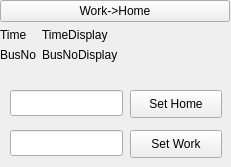
<?xml version="1.0" encoding="UTF-8"?>
<ui version="4.0">
 <class>MainWindow</class>
 <widget class="QMainWindow" name="MainWindow">
  <property name="geometry">
   <rect>
    <x>0</x>
    <y>0</y>
    <width>231</width>
    <height>167</height>
   </rect>
  </property>
  <property name="windowTitle">
   <string>ZuoBa</string>
  </property>
  <widget class="QWidget" name="centralwidget">
   <widget class="QWidget" name="verticalLayoutWidget">
    <property name="geometry">
     <rect>
      <x>0</x>
      <y>0</y>
      <width>230</width>
      <height>106</height>
     </rect>
    </property>
    <layout class="QVBoxLayout" name="verticalLayout">
     <item>
      <layout class="QFormLayout" name="formLayout">
       <property name="fieldGrowthPolicy">
        <enum>QFormLayout::AllNonFixedFieldsGrow</enum>
       </property>
       <item row="0" column="0" colspan="2">
        <layout class="QHBoxLayout" name="horizontalLayout">
         <item>
          <widget class="QPushButton" name="route">
           <property name="text">
            <string>Work-&gt;Home</string>
           </property>
          </widget>
         </item>
        </layout>
       </item>
       <item row="1" column="1">
        <widget class="QLabel" name="timedisplay">
         <property name="text">
          <string>TimeDisplay</string>
         </property>
        </widget>
       </item>
       <item row="2" column="0">
        <widget class="QLabel" name="busnolabel">
         <property name="text">
          <string>BusNo</string>
         </property>
        </widget>
       </item>
       <item row="1" column="0">
        <widget class="QLabel" name="timelabel">
         <property name="text">
          <string>Time</string>
         </property>
        </widget>
       </item>
       <item row="2" column="1">
        <widget class="QLabel" name="busnodisplay">
         <property name="text">
          <string>BusNoDisplay</string>
         </property>
        </widget>
       </item>
      </layout>
     </item>
    </layout>
   </widget>
   <widget class="QPushButton" name="sethomeaddress">
    <property name="geometry">
     <rect>
      <x>130</x>
      <y>90</y>
      <width>92</width>
      <height>28</height>
     </rect>
    </property>
    <property name="text">
     <string>Set Home</string>
    </property>
   </widget>
   <widget class="QPushButton" name="setworkaddress">
    <property name="geometry">
     <rect>
      <x>130</x>
      <y>130</y>
      <width>92</width>
      <height>28</height>
     </rect>
    </property>
    <property name="text">
     <string>Set Work</string>
    </property>
   </widget>
   <widget class="QLineEdit" name="homeaddress">
    <property name="geometry">
     <rect>
      <x>10</x>
      <y>90</y>
      <width>113</width>
      <height>26</height>
     </rect>
    </property>
   </widget>
   <widget class="QLineEdit" name="workaddress">
    <property name="geometry">
     <rect>
      <x>10</x>
      <y>130</y>
      <width>113</width>
      <height>26</height>
     </rect>
    </property>
   </widget>
  </widget>
 </widget>
 <resources/>
 <connections/>
</ui>
